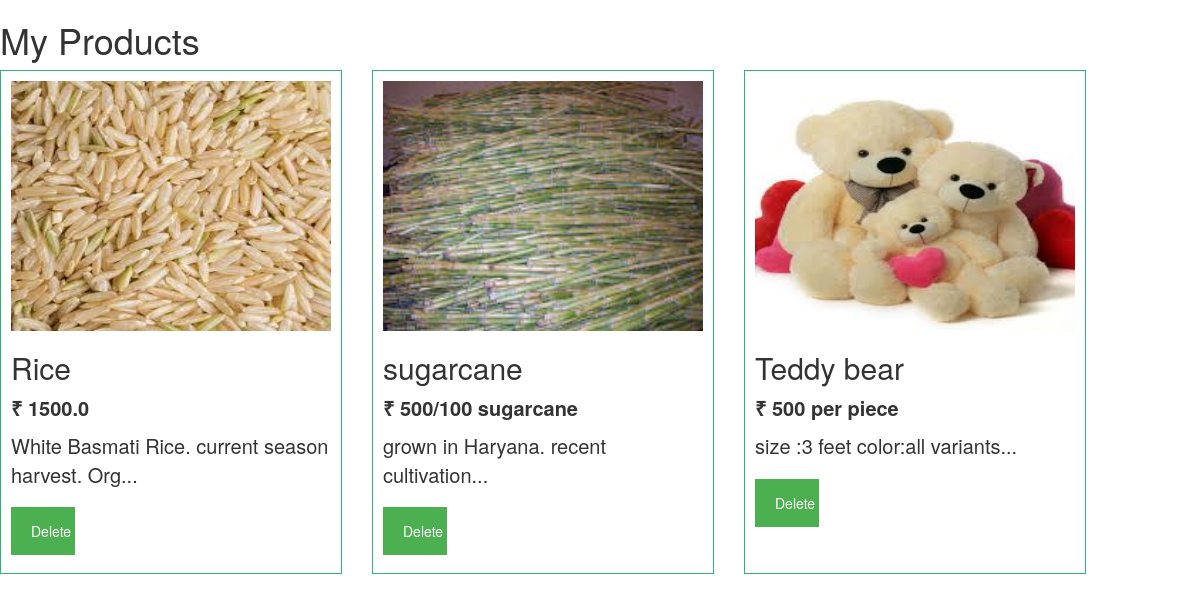
Page /accounts/it/ (signed in) on the committed database.
### main/models.py (models this page shows)
class Product(models.Model):
	image = models.ImageField()
	product= models.CharField(max_length=150)
	description = models.TextField()
	rate = models.CharField(max_length=150)
	date = models.DateTimeField(auto_now_add=True)
	Quantity = models.CharField(max_length=30)
	seller = models.ForeignKey(User,default=None,on_delete=models.CASCADE,null=False,related_name='userrel')
	def snippet(self):
		return self.description[:50]+'...'

### main/views.py (the view)
# urls.py: path('it/',views.myproduct,name='list'),
def myproduct(request):
		current_user=request.user
		print(current_user.id)
		productor=Product.objects.filter(seller=current_user)
		return render(request,'main/myproducts.html',{'productor':productor})

### templates/main/myproducts.html (shortened to what this page needs)
<!DOCTYPE html>
{%load static%}
<html lang="en">
<head>
	<link rel="stylesheet" type="text/css" href="https://maxcdn.bootstrapcdn.com/bootstrap/3.3.7/css/bootstrap.min.css" >
	<link rel="stylesheet" href="https://cdnjs.cloudflare.com/ajax/libs/font-awesome/4.7.0/css/font-awesome.min.css">
	<link rel="stylesheet" href="{% static "css/home.css"%}">
	</head>
	<body>
	<h1>My Products</h1>
		 <div class="allproducts" style="display:grid; grid-template-columns: 1fr 1fr 1fr 1fr 1fr; grid-gap:30px;">
      	{% for product_inst in productor %}
      	<div class="product" style=" padding:10px; border:1px solid rgb(52,180,116); position:relative;">
      		<img src="{{product_inst.image.url}}" width=320px height=250px/>
      		<h2>{{product_inst.product}}</h2>
      		<p style="font-size:20px;"><b>&#x20b9; {{product_inst.rate}}</b></p>
      		<p style="font-color:grey;font-size:20px;">{{product_inst.snippet}}</p>
			<button >Delete</button>
      	</div>
      	{%endfor%}
      </div>

### static/css/home.css (style rules this page uses)
body { background-color : margin:0px; }
button { background-color: #4CAF50; color: white; padding: 14px 20px; margin: 8px 0; border: none; cursor: pointer; width: 20%; }

### rows in the picture
Product: image (picture), product "Rice", rate "1500.0", snippet "White Basmati Rice. current season harvest. Org..."
Product: image (picture), product "sugarcane", rate "500/100 sugarcane", snippet "grown in Haryana. recent cultivation..."
Product: image (picture), product "Teddy bear", rate "500 per piece", snippet "size :3 feet color:all variants..."
